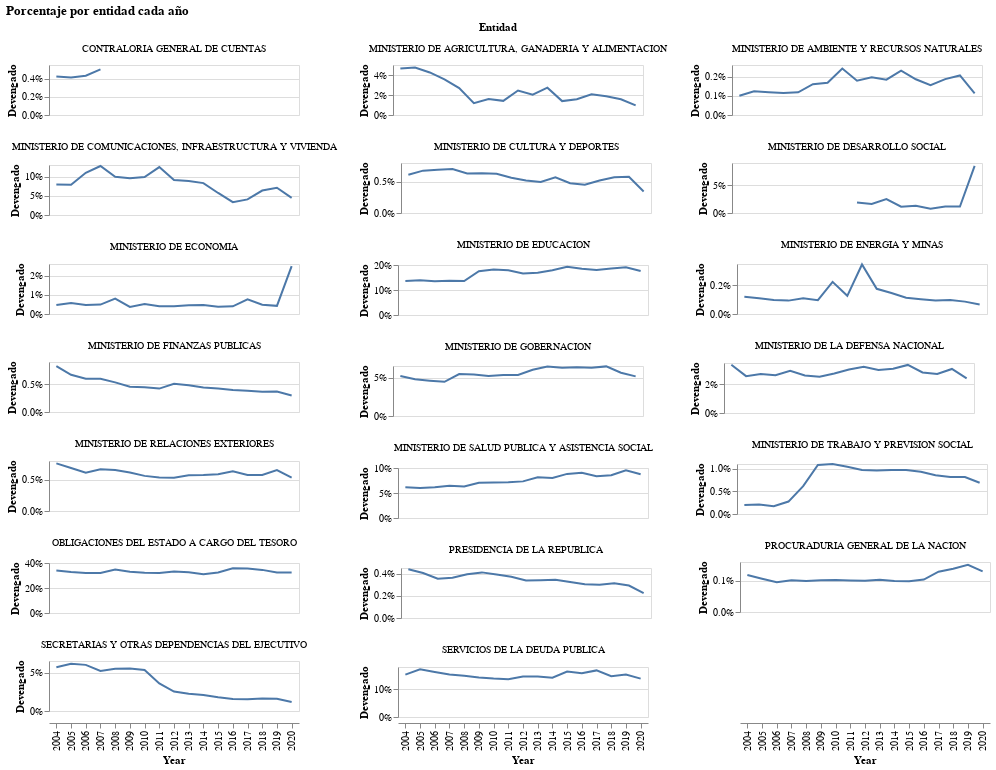

The notebook cell this image was saved under:
### Code cell
campo = "Devengado"
altair.Chart.from_dict(
{
  "$schema": "https://vega.github.io/schema/vega-lite/v4.json",
  "description": "Chart",
  "data": {
      "values":  temp
  },
          "mark": {"type": "line", "tooltip": True},
          "encoding": {
              "facet": {"field": "Entidad", "type": "ordinal", "columns": 3},
            "y": {
              "field": campo, 
              "type": "quantitative",
                "axis": {"format": "%", "title": campo}
            },
            "x": {"field": "Year", "type": "nominal"},
            "tooltip": [
              {"field": campo, "type": "quantitative", "title": campo, "format": ".2s"},
              {"field": "Entidad", "type": "nominal", "title": "Entidad"},
            ],

          },
  "width": 250, "height": 50,
  "resolve": {
      "axis": {"y": "independent"},
      "scale": {"y": "independent"},
  },
    "title": "Porcentaje por entidad cada año"

})

### Figure 1 — Vega-Lite specification as saved in the notebook (floating-point values rounded to 4 significant figures; data arrays with more than 128 entries replaced by an {"elided": "..."} marker saying what was removed)
{"config": {"view": {"continuousWidth": 400, "continuousHeight": 300}}, "data": {"name": "data-6f2fb58a524b2126cd596811cceafbde"}, "mark": {"type": "line", "tooltip": true}, "description": "Chart", "encoding": {"facet": {"type": "ordinal", "columns": 3, "field": "Entidad"}, "tooltip": [{"type": "quantitative", "field": "Devengado", "format": ".2s", "title": "Devengado"}, {"type": "nominal", "field": "Entidad", "title": "Entidad"}], "x": {"type": "nominal", "field": "Year"}, "y": {"type": "quantitative", "axis": {"format": "%", "title": "Devengado"}, "field": "Devengado"}}, "height": 50, "resolve": {"axis": {"y": "independent"}, "scale": {"y": "independent"}}, "title": "Porcentaje por entidad cada año", "width": 250, "$schema": "https://vega.github.io/schema/vega-lite/v4.json", "datasets": {"data-6f2fb58a524b2126cd596811cceafbde": {"elided": "319 records"}}}
